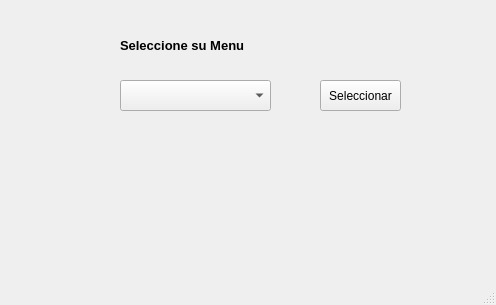
<?xml version="1.0" encoding="UTF-8"?>
<ui version="4.0">
 <class>MainWindow</class>
 <widget class="QMainWindow" name="MainWindow">
  <property name="geometry">
   <rect>
    <x>0</x>
    <y>0</y>
    <width>496</width>
    <height>305</height>
   </rect>
  </property>
  <property name="windowTitle">
   <string>MainWindow</string>
  </property>
  <widget class="QWidget" name="centralwidget">
   <widget class="QLabel" name="label">
    <property name="geometry">
     <rect>
      <x>120</x>
      <y>30</y>
      <width>221</width>
      <height>31</height>
     </rect>
    </property>
    <property name="font">
     <font>
      <pointsize>10</pointsize>
      <weight>75</weight>
      <bold>true</bold>
     </font>
    </property>
    <property name="text">
     <string>Seleccione su Menu</string>
    </property>
   </widget>
   <widget class="QComboBox" name="comboBox">
    <property name="geometry">
     <rect>
      <x>120</x>
      <y>80</y>
      <width>151</width>
      <height>31</height>
     </rect>
    </property>
   </widget>
   <widget class="QPushButton" name="pushButton">
    <property name="geometry">
     <rect>
      <x>320</x>
      <y>80</y>
      <width>81</width>
      <height>31</height>
     </rect>
    </property>
    <property name="text">
     <string>Seleccionar</string>
    </property>
   </widget>
  </widget>
  <widget class="QMenuBar" name="menubar">
   <property name="geometry">
    <rect>
     <x>0</x>
     <y>0</y>
     <width>496</width>
     <height>21</height>
    </rect>
   </property>
  </widget>
  <widget class="QStatusBar" name="statusbar"/>
 </widget>
 <resources/>
 <connections>
  <connection>
   <sender>comboBox</sender>
   <signal>currentIndexChanged(int)</signal>
   <receiver>MainWindow</receiver>
   <slot>index_changed()</slot>
   <hints>
    <hint type="sourcelabel">
     <x>134</x>
     <y>111</y>
    </hint>
    <hint type="destinationlabel">
     <x>135</x>
     <y>158</y>
    </hint>
   </hints>
  </connection>
  <connection>
   <sender>comboBox</sender>
   <signal>currentTextChanged(QString)</signal>
   <receiver>MainWindow</receiver>
   <slot>text_changed()</slot>
   <hints>
    <hint type="sourcelabel">
     <x>209</x>
     <y>121</y>
    </hint>
    <hint type="destinationlabel">
     <x>241</x>
     <y>160</y>
    </hint>
   </hints>
  </connection>
  <connection>
   <sender>pushButton</sender>
   <signal>clicked()</signal>
   <receiver>MainWindow</receiver>
   <slot>click()</slot>
   <hints>
    <hint type="sourcelabel">
     <x>388</x>
     <y>120</y>
    </hint>
    <hint type="destinationlabel">
     <x>390</x>
     <y>141</y>
    </hint>
   </hints>
  </connection>
 </connections>
 <slots>
  <slot>index_changed()</slot>
  <slot>text_changed()</slot>
  <slot>click()</slot>
 </slots>
</ui>
